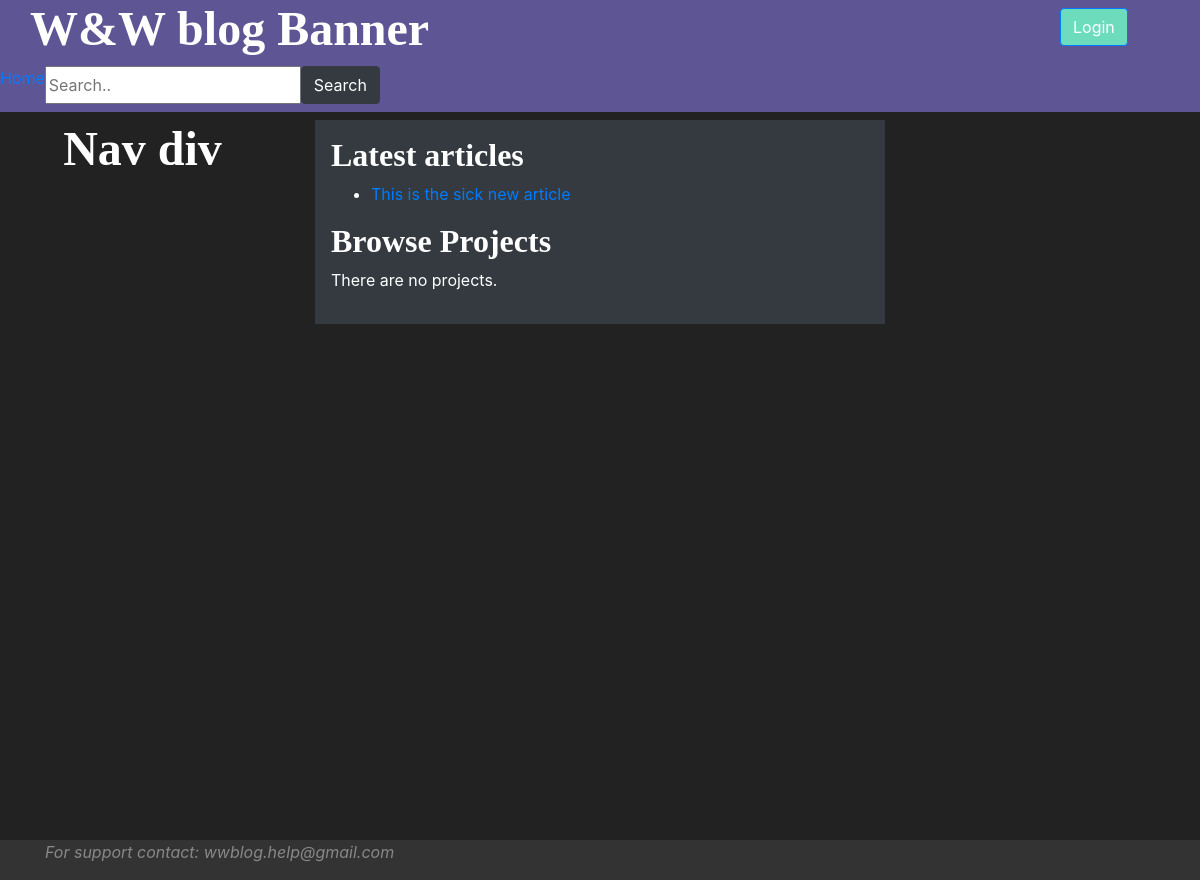
Before: / with the older database file.
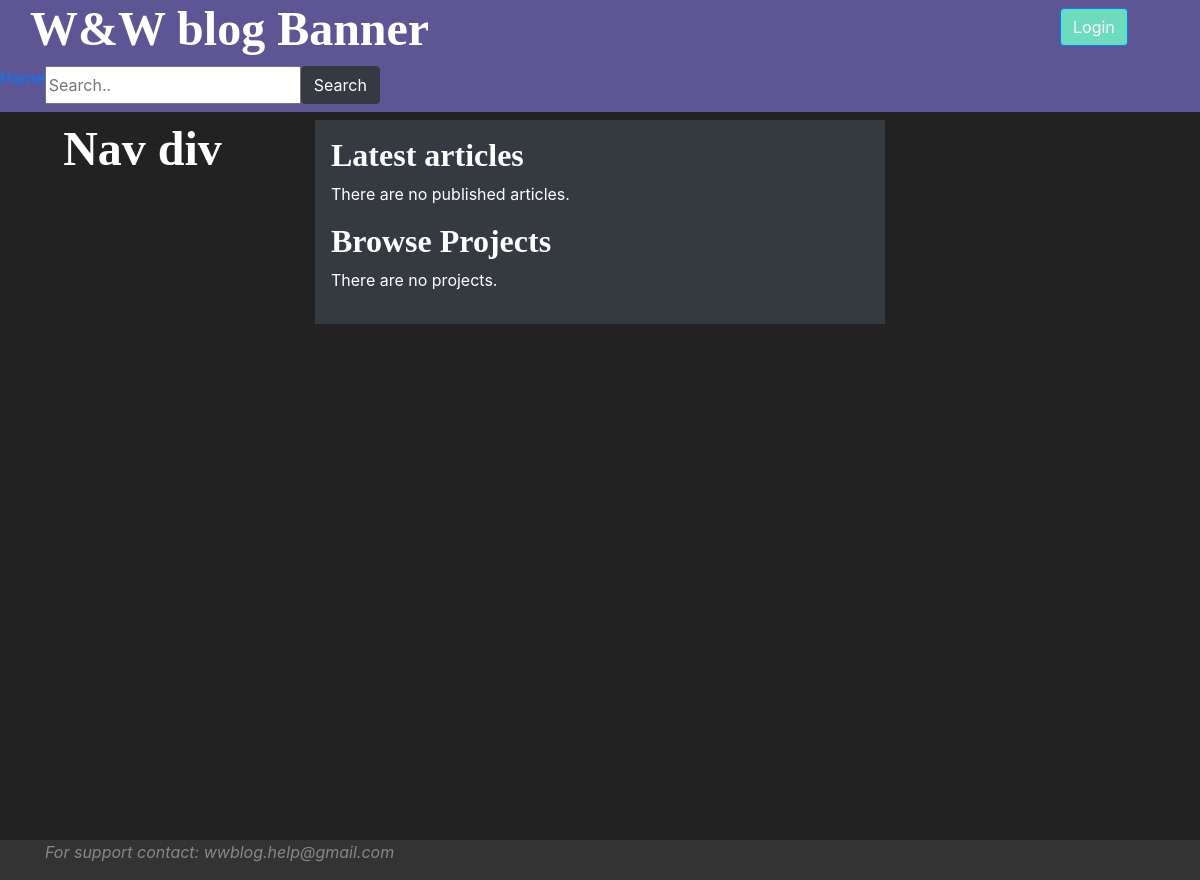
After: the same page with the newer database file.
### wwapp/models.py (models this page shows, shortened)
class Article(models.Model):
    article_id = models.AutoField(primary_key=True)
    article_title = models.CharField(max_length=45)
    pub_date = models.DateTimeField(blank=True, null=True)
    author = models.ForeignKey(User, on_delete=models.PROTECT)
    published = models.BooleanField(default=False)
    creation_date = models.DateTimeField(auto_now_add=True)
    article_parent = models.ForeignKey("Article", on_delete=models.SET_NULL, null=True, blank=True)
    """
    # populate with -  default=timezone.now - from django.utils.timezone.now()
    # edit_date = models.DateField(auto_now=True)
    # can be used instead auto_now_add = True,
    """
    class Meta:
        indexes = [
            models.Index(fields=['article_title']),
            models.Index(fields=['author']),
        ]

### wwapp/views.py (the view)
# urls.py: path('', views.index, name='index'),
def index(request):
    latest_articles = ArticleHandler.get_latest_published_articles(count=5)
    values = {
        "latest_articles_list": latest_articles,
    }
    return render(request, "wwapp/index.html", values)

### wwapp/handlers.py (called while the page is built)
    @staticmethod
    def get_latest_published_articles(count: int) -> [Article]:
        latest_articles = Article.objects.filter(published=True).order_by('-pub_date')[:int(count)]
        return latest_articles

### wwapp/templates/wwapp/index.html (shortened to what this page needs)
{% extends 'wwapp/base.html'%}
{% block content %}
    <h3>Latest articles</h3>
    {% if latest_articles_list %}
        <ul title="Latest articles">
            {% for article in latest_articles_list %}
                <li>
                    <a href="{% url 'wwapp:open_article' article.article_id %}">{{ article.article_title }}</a>
                </li>
            {% endfor %}
        </ul>
    {% else %}
        <p>There are no published articles.</p>
    {% endif %}
    <h3>Browse Projects</h3>
    {% if categories %}
        {% for cat in categories %}
            <li>
                <a href="{%  url 'wwapp:open_category' cat.category_id %}">{{ cat.category_name }}</a>
            </li>
        {% endfor %}
    {% else %}
        <p>There are no projects.</p>
    {% endif %}
{% endblock %}

Changed rows visible on the page:
removed Article: article_title "This is the sick new article"
Other visible differences:
text now shown: "There are no published articles."
